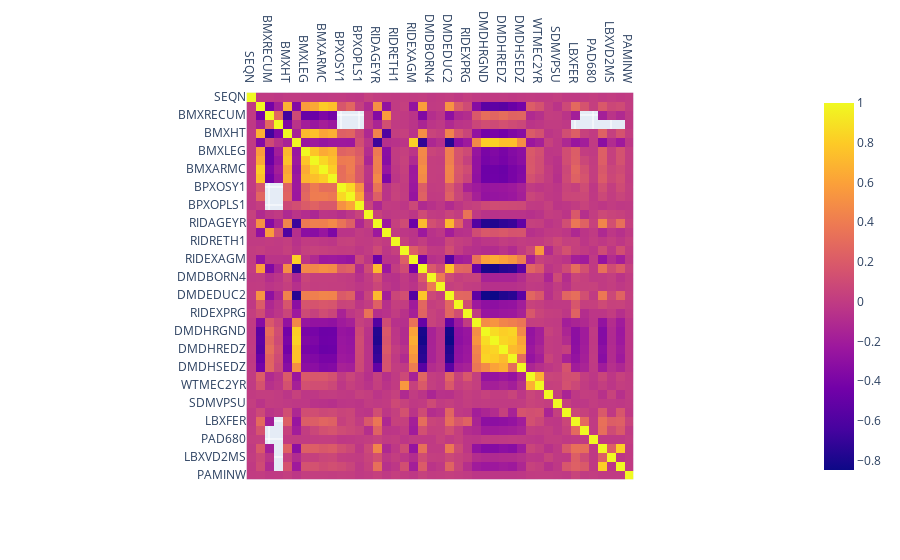

The notebook cell this image was saved under:
### Code cell
threshold = 0.85

upper_triangle = corr_matrix.where(np.triu(np.ones(corr_matrix.shape), k=1).astype(bool))
to_drop = [column for column in upper_triangle.columns if any(upper_triangle[column].abs() > threshold)]

final_data = data.drop(columns=to_drop)

corr_matrix = final_data.corr()

fig = px.imshow(corr_matrix)
fig.update_xaxes(side="top")
fig.show()

### Figure 1 — Plotly figure (JSON) as saved in the notebook; plotly's stock layout.template omitted (floating-point values rounded to 4 significant figures; data arrays with more than 128 entries replaced by an {"elided": "..."} marker saying what was removed)
{"data": [{"coloraxis": "coloraxis", "hovertemplate": "x: %{x}<br>y: %{y}<br>color: %{z}<extra></extra>", "name": "0", "type": "heatmap", "x": ["SEQN", "BMXWT", "BMXRECUM", "BMXHEAD", "BMXHT", "BMDBMIC", "BMXLEG", "BMXARML", "BMXARMC", "BMXWAIST", "BPXOSY1", "BPXODI1", "BPXOPLS1", "RIAGENDR", "RIDAGEYR", "RIDAGEMN", "RIDRETH1", "RIDEXMON", "RIDEXAGM", "DMQMILIZ", "DMDBORN4", "DMDYRUSR", "DMDEDUC2", "DMDMARTZ", "RIDEXPRG", "DMDHHSIZ", "DMDHRGND", "DMDHRAGZ", "DMDHREDZ", "DMDHRMAZ", "DMDHSEDZ", "WTINT2YR", "WTMEC2YR", "SDMVSTRA", "SDMVPSU", "INDFMPIR", "LBXFER", "LBXGLU", "PAD680", "LBXVIDMS", "LBXVD2MS", "LBXVE3MS", "PAMINW"], "xaxis": "x", "y": ["SEQN", "BMXWT", "BMXRECUM", "BMXHEAD", "BMXHT", "BMDBMIC", "BMXLEG", "BMXARML", "BMXARMC", "BMXWAIST", "BPXOSY1", "BPXODI1", "BPXOPLS1", "RIAGENDR", "RIDAGEYR", "RIDAGEMN", "RIDRETH1", "RIDEXMON", "RIDEXAGM", "DMQMILIZ", "DMDBORN4", "DMDYRUSR", "DMDEDUC2", "DMDMARTZ", "RIDEXPRG", "DMDHHSIZ", "DMDHRGND", "DMDHRAGZ", "DMDHREDZ", "DMDHRMAZ", "DMDHSEDZ", "WTINT2YR", "WTMEC2YR", "SDMVSTRA", "SDMVPSU", "INDFMPIR", "LBXFER", "LBXGLU", "PAD680", "LBXVIDMS", "LBXVD2MS", "LBXVE3MS", "PAMINW"], "yaxis": "y", "z": {"elided": "43x43 float values"}}], "layout": {"coloraxis": {"colorscale": [[0, "#0d0887"], [0.1111, "#46039f"], [0.2222, "#7201a8"], [0.3333, "#9c179e"], [0.4444, "#bd3786"], [0.5556, "#d8576b"], [0.6667, "#ed7953"], [0.7778, "#fb9f3a"], [0.8889, "#fdca26"], [1, "#f0f921"]]}, "margin": {"t": 60}, "xaxis": {"anchor": "y", "constrain": "domain", "domain": [0, 1], "scaleanchor": "y", "side": "top"}, "yaxis": {"anchor": "x", "autorange": "reversed", "constrain": "domain", "domain": [0, 1]}}}
